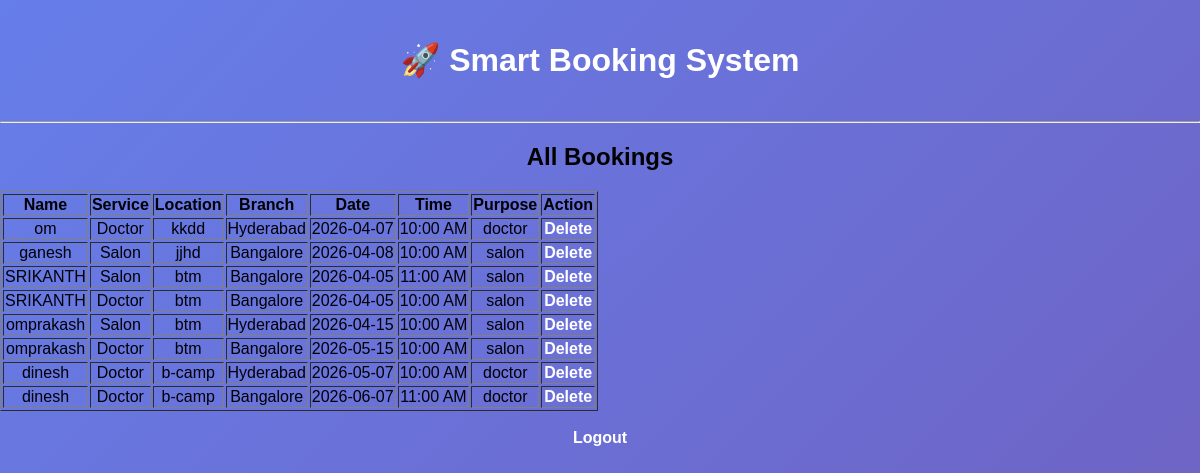
/admin (signed in), run on the app's committed database.
### tables this page shows
CREATE TABLE bookings
                 (id INTEGER PRIMARY KEY AUTOINCREMENT,
                  name TEXT,
                  service TEXT,
                  location TEXT,
                  branch TEXT,
                  date TEXT,
                  time TEXT,
                  purpose TEXT);

### app.py (the view)
@app.route('/admin')
def admin():
    if 'user' not in session:
        return redirect('/login')
    conn = sqlite3.connect("database.db")
    c = conn.cursor()
    c.execute("SELECT * FROM bookings")
    data = c.fetchall()
    conn.close()
    return render_template("admin.html", bookings=data)

### templates/admin.html
{% extends "layout.html" %}
{% block content %}
<h2>All Bookings</h2>
<table border="1">
<tr>
<th>Name</th>
<th>Service</th>
<th>Location</th>
<th>Branch</th>
<th>Date</th>
<th>Time</th>
<th>Purpose</th>
<th>Action</th>
</tr>
{% for booking in bookings %}
<tr>
<td>{{ booking[1] }}</td>
<td>{{ booking[2] }}</td>
<td>{{ booking[3] }}</td>
<td>{{ booking[4] }}</td>
<td>{{ booking[5] }}</td>
<td>{{ booking[6] }}</td>
<td>{{ booking[7] }}</td>
<td><a href="/delete/{{ booking[0] }}">Delete</a></td>
</tr>
{% endfor %}
</table>
<br>
<a href="/logout">Logout</a>
{% endblock %}

### templates/layout.html (shortened to what this page needs)
<!DOCTYPE html>
<html>
<head>
    <link rel="stylesheet" href="{{ url_for('static', filename='style.css') }}">
</head>
<body>
<h1>🚀 Smart Booking System</h1>
<hr>
{% block content %}{% endblock %}
</body>
</html>

### static/style.css (style rules this page uses)
body { font-family: Arial, sans-serif; background: linear-gradient(135deg, #667eea, #764ba2, #6dd5ed); background-size: 400% 400%; animation: gradientBG 10s ease infinite; text-align: center; margin: 0; padding: 0; }
h1 { color: white; padding: 20px; font-size: 32px; }
a { color: white; font-weight: bold; text-decoration: none; }

### data on the page
bookings: name "om", service "Doctor", location "kkdd", branch "Hyderabad", date "2026-04-07", time "10:00 AM", purpose "doctor"
bookings: name "ganesh", service "Salon", location "jjhd", branch "Bangalore", date "2026-04-08", time "10:00 AM", purpose "salon"
bookings: name "SRIKANTH", service "Salon", location "btm", branch "Bangalore", date "2026-04-05", time "11:00 AM", purpose "salon"
bookings: name "SRIKANTH", service "Doctor", location "btm", branch "Bangalore", date "2026-04-05", time "10:00 AM", purpose "salon"
bookings: name "omprakash", service "Salon", location "btm", branch "Hyderabad", date "2026-04-15", time "10:00 AM", purpose "salon"
bookings: name "omprakash", service "Doctor", location "btm", branch "Bangalore", date "2026-05-15", time "10:00 AM", purpose "salon"
bookings: name "dinesh", service "Doctor", location "b-camp", branch "Hyderabad", date "2026-05-07", time "10:00 AM", purpose "doctor"
bookings: name "dinesh", service "Doctor", location "b-camp", branch "Bangalore", date "2026-06-07", time "11:00 AM", purpose "doctor"
